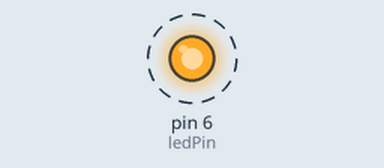
Simulated run of this sketch. Board: Arduino Uno, built with avr-gcc and run on an emulated ATmega328P. Parts: output pins drawn as LEDs (lit = HIGH). Dashed ring = blinking.

Above: at 0.3 s.
Timing chart, 0 to 3.5 s (numbered marks = the images above):
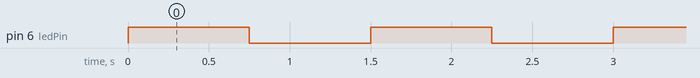

The sketch:

exercise3.ino
```cpp
int ledPin=6;

void setup() {
 pinMode(ledPin,OUTPUT);
}

void loop() {
  // put your main code here, to run repeatedly:
  digitalWrite(ledPin, HIGH);
  delay(750);
  digitalWrite(ledPin, LOW);
  delay(750);
}
```

Measured:
- by itself, pin 6 (ledPin): alternates HIGH for 0.75 s and LOW for 0.75 s
